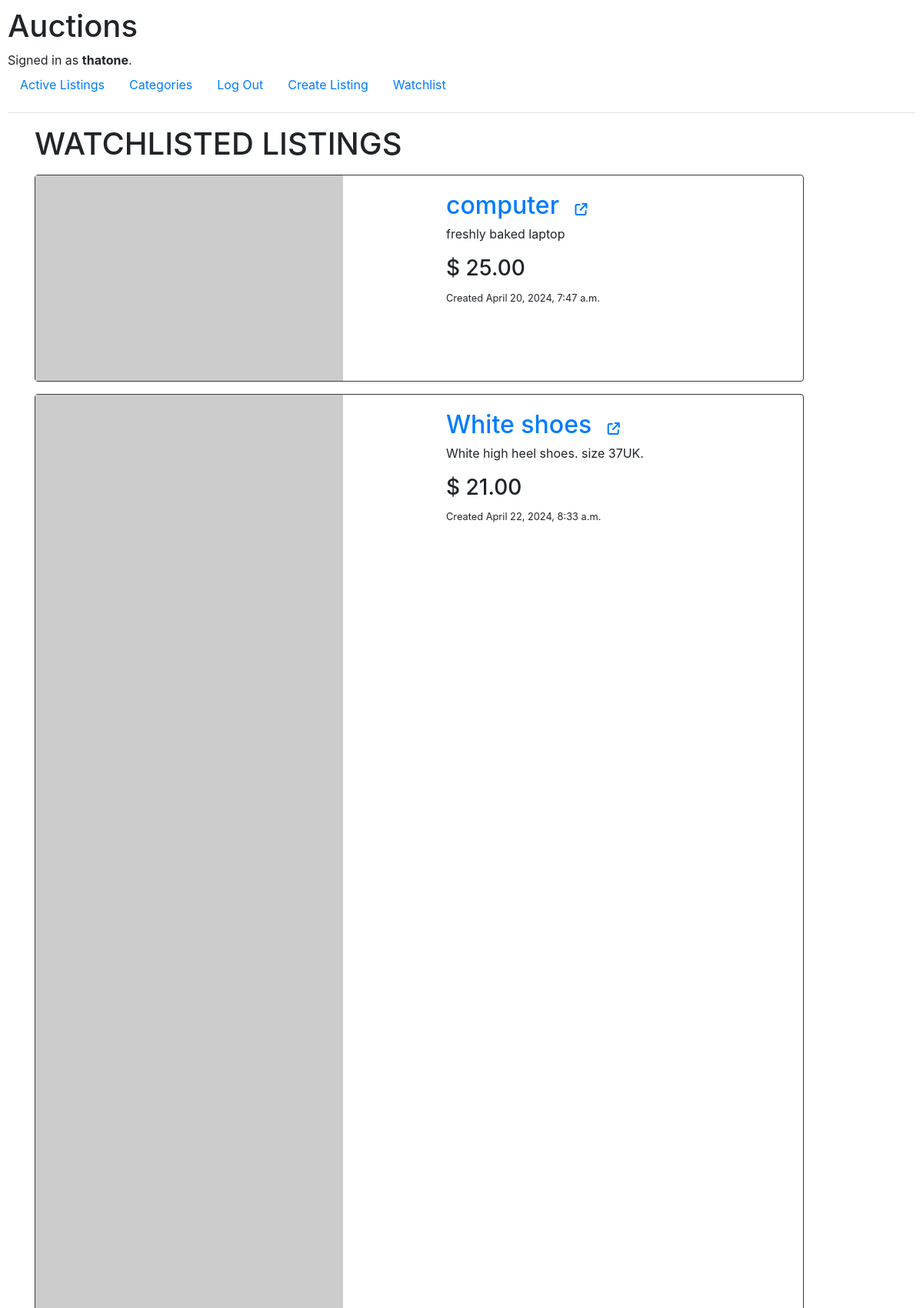
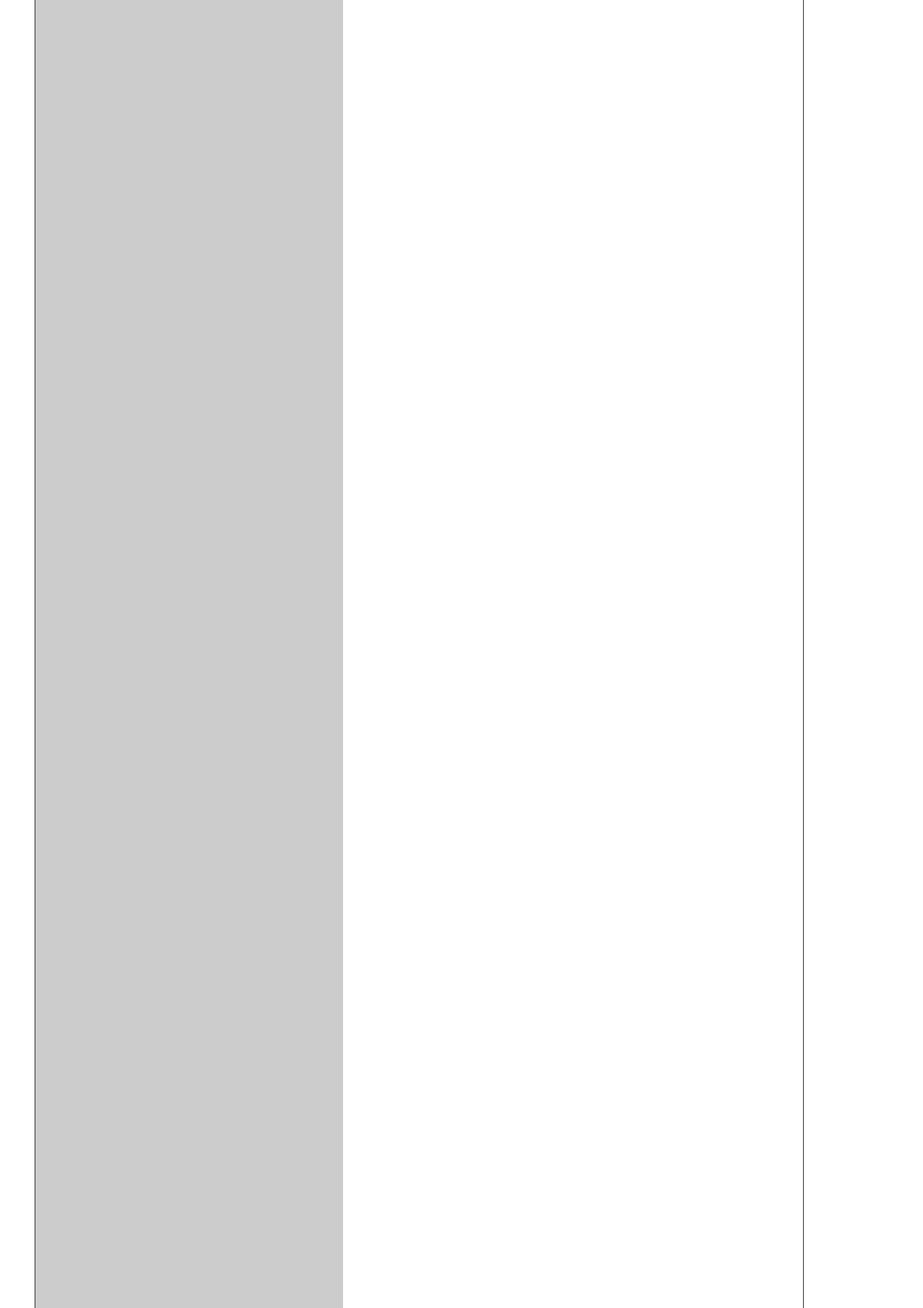
Screenshot of /watchlist (signed in, upper part) with the database file from the repository (2 pictures, top to bottom).
### auctions/models.py (models this page shows, shortened)
class User(AbstractUser):
    pass

class Listings(models.Model):
    title = models.CharField(max_length=64)
    description = models.TextField()
    image = models.URLField(blank=True)
    starting_bid = models.DecimalField(max_digits=20, decimal_places=2, validators=[MinValueValidator(0.1)])
    seller = models.ForeignKey(User, on_delete=models.CASCADE, related_name="listings")
    active = models.BooleanField(default=True)
    category = models.ManyToManyField(Category, blank=True, related_name="categories")
    timestamp = models.DateTimeField(auto_now_add=True)

### auctions/views.py (the view)
# urls.py: path("watchlist", views.watchlist, name="watchlist"),
@login_required
def watchlist(request):
    if request.method == "POST":
        try:
            user = User.objects.get(pk=request.user.id)
        except User.DoesNotExist:
             messages.error(request, "User does not exist.", extra_tags="danger")
        listing_id = request.POST["listing_id"]
        try:
            listing = Listings.objects.get(pk=listing_id)
        except Listings.DoesNotExist:
            messages.error(request, "Listing does not exist.", extra_tags="danger")
        try:
            remove_watchlist = Watchlist.objects.get(user=user, item=listing)
            remove_watchlist.delete()
            print("success")
        except Watchlist.DoesNotExist:
            add_watchlist = Watchlist(item=listing, user=user)
            add_watchlist.save()
        return HttpResponseRedirect(reverse("view_listing", args=(listing_id,)))
    else:
        watchlist = request.user.watchlist.all()
        listings = []
        for list in watchlist:
            listings.append({"listing":list.item, "max_bid":get_max_bid(list.item)})
        return render(request, "auctions/watchlist.html", {
            "listings": listings
        })

### auctions/helpers.py (called while the page is built)
def get_max_bid(listing):
    max = listing.bid.all().aggregate(Max("bid"))
    if max["bid__max"] != None:
        return max['bid__max']
    else:
        return listing.starting_bid

### auctions/templates/auctions/watchlist.html
{% extends "auctions/list_layout.html" %}
{% block page_title%}
WATCHLISTED LISTINGS
{%endblock%}

### auctions/templates/auctions/list_layout.html (shortened to what this page needs)
{% extends "auctions/layout.html" %}
{% block body %}
<div class="container mx-auto">
    <h1 class="text-bg-info mb-3">{%block page_title %}{%endblock%}</h1>
    {% for listing in listings%}
    <div class="card border-dark text-bg-dark mb-3" style="max-width: 1000px;">
        <div class="row g-0">
          <div class="col-md-6">
            {% if listing.listing.image == '' %}
                {%load static%}
                {% else %}
                <img class="img-fluid rounded-start" src={{listing.listing.image}} alt={{listing.listing.title}} height="300" width="400">
            {% endif %}
          </div>
          <div class="col-md-6">
            <div class="card-body">
                <a class="h2" href="{% url 'view_listing' listing.listing.id%}" class="listing_link">
                    {{listing.listing.title}}  <i class="fa-solid fa-arrow-up-right-from-square p-1 my-2 mx-2" style="font-size:1rem"></i>
                 </a>
              <p class="card-text">{{listing.listing.description}}</p>
              <h3>$
                {{listing.max_bid|floatformat:2}}
            </h3>
              <p class="card-text"><small class="text-body-secondary">Created {{listing.listing.timestamp}}</small></p>
            </div>
          </div>
        </div>
      </div>
        {% endfor %}
    </div>
{% endblock %}

### auctions/templates/auctions/layout.html (shortened to what this page needs)
{% load static %}
<!DOCTYPE html>
<html lang="en">
    <head>
        <link rel="stylesheet" href="https://stackpath.bootstrapcdn.com/bootstrap/4.4.1/css/bootstrap.min.css">
        <link href="{% static 'auctions/styles.css' %}" rel="stylesheet">
    </head>
    <body>
        <h1>Auctions</h1>
        <div>
            {% if user.is_authenticated %}
                Signed in as <strong>{{ user.username }}</strong>.
            {% else %}
                Not signed in.
            {% endif %}
        </div>
        <ul class="nav">
            <li class="nav-item">
                <a class="nav-link" href="{% url 'index' %}">Active Listings</a>
            </li>
            <li class="nav-item">
                <a class="nav-link" href="{% url 'categories' %}">Categories</a>
            </li>
            {% if user.is_authenticated %}
                <li class="nav-item">
                    <a class="nav-link" href="{% url 'logout' %}">Log Out</a>
                </li>
                <li class="nav-item">
                    <a class="nav-link" href="{% url 'create' %}">Create Listing</a>
                </li>
                <li class="nav-item">
                    <a class="nav-link" href="{% url 'watchlist' %}">Watchlist</a>
                </li>
            {% endif %}
        </ul>
        <hr>
        {% block body %}
        {% endblock %}
    </body>
</html>

### auctions/static/auctions/styles.css (style rules this page uses)
body { padding: 10px; }

### rows the page displays
User: username "thatone"
Listings: listing "computer", listing.description "freshly baked laptop", max_bid "25.00", listing.timestamp "April 20, 2024, 7:47 a.m."
Listings: listing "White shoes", listing.description "White high heel shoes. size 37UK.", max_bid "21.00", listing.timestamp "April 22, 2024, 8:33 a.m."
